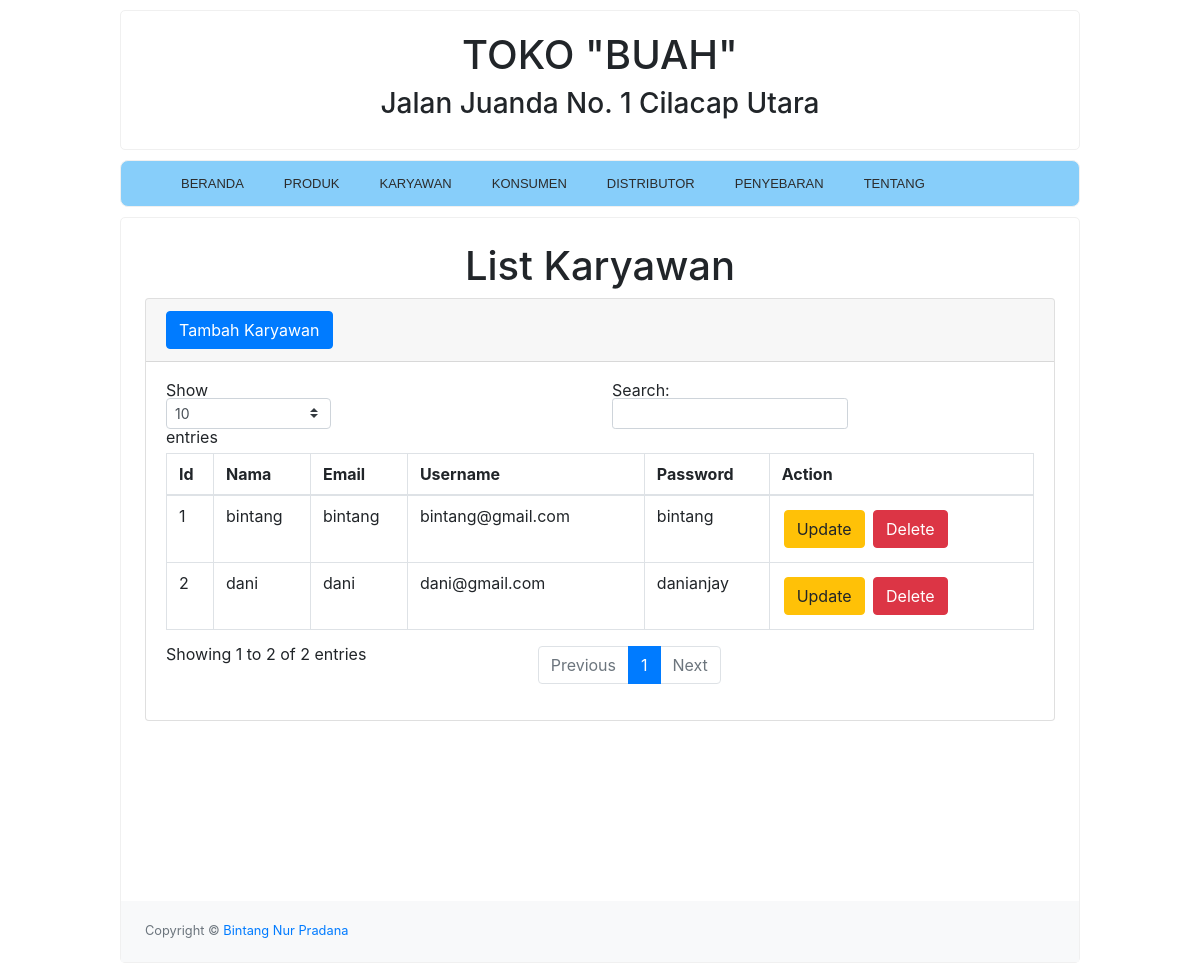
Page /index.php?page=karyawan on the committed database.
### tables this page shows
CREATE TABLE `karyawan_toko` (
  `id` int(20) NOT NULL,
  `nama` varchar(50) NOT NULL,
  `email` varchar(20) NOT NULL,
  `username` varchar(20) NOT NULL,
  `pass` varchar(20) NOT NULL
);

### views/karyawan.php (the view, shortened to what this page needs)
<!DOCTYPE html>
<html>
<head>
</head>
<body>
    <div id="layoutSidenav">
        <div id="layoutSidenav_content">
            <main>
                <div class="container-fluid">
                    <center>
                        <h1 class="mt-4">List Karyawan</h1>
                    </center>
                    <div class="card mb-4">
                        <div class="card-header">
                            <button type="button" class="btn btn-primary" data-toggle="modal" data-target="#hpmodal">Tambah Karyawan</button>
                        </div>
                        <div class="card-body">
                            <div class="table-responsive">
                                <table class="table table-bordered" id="dataTable" width="100%" cellspacing="0">
                                    <thead>
                                        <tr>
                                            <th>Id</th>
                                            <th>Nama</th>
                                            <th>Email</th>
                                            <th>Username</th>
                                            <th>Password</th>
                                            <th>Action</th>
                                        </tr>
                                    </thead>
                                    <tbody>
                                        <?php
                                        include 'auth/koneksi.php';
                                        $view = mysqli_query($koneksi, "SELECT * FROM `karyawan_toko`");
                                        while ($data = mysqli_fetch_array($view)) {
                                            $idkaryawan = $data['id'];
                                            $namakaryawan = $data['nama'];
                                            $email = $data['email'];
                                            $username = $data['username'];
                                            $pass = $data['pass'];
                                        ?>
                                            <tr>
                                                <td><?= $idkaryawan; ?></td>
                                                <td><?= $namakaryawan; ?>
                                                <td><?= $username; ?>
                                                <td><?= $email; ?></td>
                                                <td><?= $pass; ?></td>
                                                <td>
                                                    <button style="margin: 2px;" type="button" class="btn btn-warning" data-toggle="modal" data-target="#modalupdate<?= $idkaryawan; ?>">Update</button>
                                                    <button style="margin: 2px;" type="button" class="btn btn-danger" data-toggle="modal" data-target="#modaldelete<?= $idkaryawan; ?>">Delete</button>
                                                </td>
                                            </tr>
                                        <?php
                                        };
                                        ?>
                                    </tbody>
                                </table>
                            </div>
                        </div>
                    </div>
                </div>
            </main>
            <footer class="py-4 bg-light mt-auto">
                <div class="container-fluid">
                    <div class="d-flex align-items-center justify-content-between small">
                        <div class="text-muted">Copyright &copy; <a href="https://github.com/bintang73" style="text-decoration:none;">Bintang Nur Pradana</a></div>
                    </div>
                </div>
            </footer>
        </div>
    </div>
</body>
</html>

### rows in the picture
karyawan_toko: id "1", nama "bintang", username "bintang", email "bintang@gmail.com", pass "bintang"
karyawan_toko: id "2", nama "dani", username "dani", email "dani@gmail.com", pass "danianjay"
